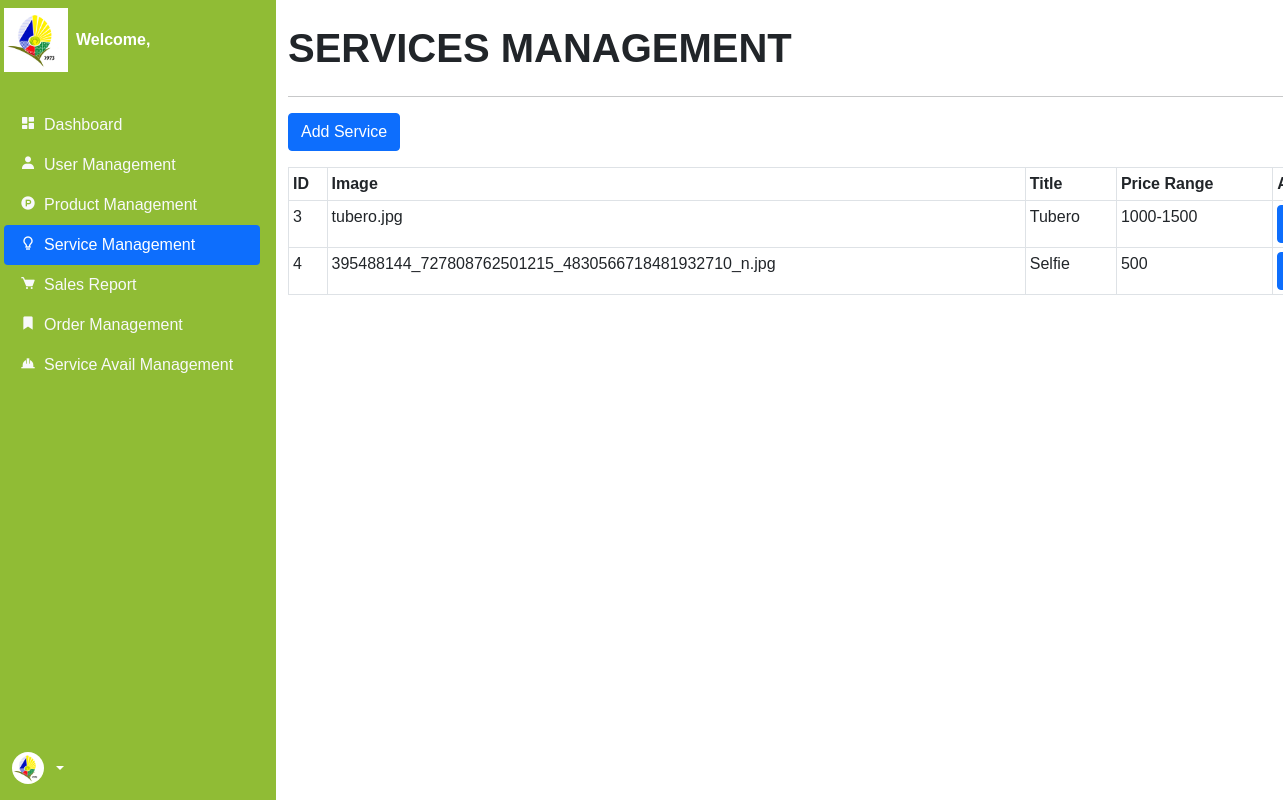
The page /backend/service.php on the database its author committed.
### tables this page shows
CREATE TABLE `services` (
  `id` int(11) NOT NULL,
  `image` varchar(255) NOT NULL,
  `title` varchar(255) NOT NULL,
  `description` text NOT NULL,
  `service_price_range` varchar(250) NOT NULL,
  `timestamp` date NOT NULL DEFAULT current_timestamp()
);

### backend/service.php (the view, shortened to what this page needs)
<?php
include '../components/backend_header.php';
?>
<body>
    <div class="container-fluid">
    <div class="row flex-nowrap">
            <div class="col-12 col-xl-2 navside">
                <div class="d-flex flex-column align-items-center align-items-sm-start px-3 pt-2 text-white min-vh-100 bg">
                    <div class="d-flex">
                        <img src="../img/logo.png" class="logo me-2" alt="pos">
                        <a href="index.php"
                            class="d-flex align-items-center mb-md-0 me-md-auto text-white text-decoration-none">
                            <span class="fw-bold"><?php echo "Welcome, ", $_SESSION['username']; ?></span>
                        </a>
                    </div>
                    <ul class="nav nav-pills flex-column mb-auto w-100">
                        <li class="nav-item">
                            <a href="dashboard.php" class="nav-link link-light">
                                <i class="bx bxs-dashboard me-2"></i>Dashboard
                            </a>
                        </li>
                        <li class="nav-item">
                            <a href="user.php" class="nav-link link-light">
                                <i class='bx bxs-user me-2'></i>User Management
                            </a>
                        </li>
                        <li class="nav-item">
                            <a href="product.php" class="nav-link link-light">
                                <i class="bx bxl-product-hunt me-2"></i>Product Management
                            </a>
                        </li>
                        <li class="nav-item">
                            <a href="service.php" class="nav-link active" aria-current="page">
                                <i class="bx bx-bulb me-2"></i>Service Management
                            </a>
                        </li>
                        <li class="nav-item">
                            <a href="sales.php" class="nav-link link-light">
                                <i class="bx bxs-cart me-2"></i>Sales Report
                            </a>
                        </li>
                        <li class="nav-item">
                            <a href="order.php" class="nav-link link-light">
                                <i class='bx bxs-bookmark me-2'></i>Order Management
                            </a>
                        </li>
                        <li class="nav-item">
                            <a href="service_avail.php" class="nav-link link-light">
                                <i class='bx bxs-hard-hat me-2'></i>Service Avail Management
                            </a>
                        </li>
                    </ul>
                    <div class="dropdown drop">
                        <a href="#"
                            class="d-flex align-items-center text-white text-decoration-none dropdown-toggle ms-2"
                            id="dropdownUser2" data-bs-toggle="dropdown" aria-expanded="false">
                            <img src="../img/logo.png" alt="pos" width="32" height="32" class="rounded-circle me-2">
                        </a>
                    </div>
                </div>
            </div>
            <div class="col-12 col-xl-10">
                <div class="col mt-4">
                    <h1 class="mb-4 text-uppercase fw-bolder">Services Management</h1>
                    <hr>
                    <button type="button" class="btn btn-primary mb-3" data-bs-toggle="modal"
                        data-bs-target="#addServiceModal">
                        Add Service
                    </button>
                    <div class="row">
                        <div class="col">
                            <div class="table-responsive">
                                <table class="table table-bordered table-sm">
                                    <thead>
                                        <tr>
                                            <th>ID</th>
                                            <th>Image</th>
                                            <th>Title</th>
                                            <th>Price Range</th>
                                            <th>Actions</th>
                                        </tr>
                                    </thead>
                                    <tbody>
                                        <?php
                                            $sql = "SELECT * FROM services";
                                            $sqlResult = mysqli_query($conn, $sql);
                                            foreach ($sqlResult as $product) { ?>
                                        <tr>
                                            <td><?php echo $product['id']; ?></td>
                                            <td><?php echo $product['image']; ?></td>
                                            <td><?php echo $product['title']; ?></td>
                                            <td><?php echo $product['service_price_range']; ?></td>
                                            <td>
                                                <button type="button" class="btn btn-primary" data-bs-toggle="modal"
                                                    data-bs-target="#editProductModal_<?php echo $product['id']; ?>"
                                                    data-id="<?php echo $product['id']; ?>">
                                                </button>
                                            </td>
                                        </tr>
                                        <?php } ?>
                                    </tbody>
                                </table>
                            </div>
                        </div>
                    </div>
                </div>
            </div>
        </div>
    </div>
</body>
</html>

### backend/css/dashboard.css (style rules this page uses)
* { margin: 0; padding: 0; box-sizing: border-box; font-family: "Poppins", sans-serif; }
html { width: 100%; margin: 0; background-color: var(--background); }
:root { --text: #000000; --background: #f5f5f5; --primary: #90BC35; --secondary: #FFF78C; --accent: #183D8B; --white: #FFFFFF; }
.container-fluid { padding: 0; }
.container-fluid .row { margin-right: 1rem; }
.container-fluid .bg { background-color: var(--primary); }
.container-fluid .logo { width: 4rem; }
.container-fluid .col-xl-2 { width: 18rem; padding: 0; }
.container-fluid .dropdown { margin-bottom: 1rem; }
.container-fluid .table { width: 75rem; }

### rows shown on the page
services: id "3", image "tubero.jpg", title "Tubero", service_price_range "1000-1500"
services: id "4", image "395488144_727808762501215_4830566718481932710_n.jpg", title "Selfie", service_price_range "500"
